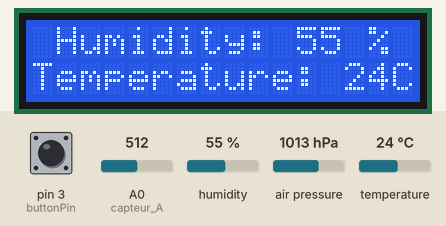
A sketch run on a simulated Arduino Uno, built with avr-gcc and run on an emulated ATmega328P. On the bench: 16×2 character LCD. Inputs (shaded band) come from the test bench; at power-on: air pressure 1013 hPa, humidity 55 %, temperature 24 °C, pin 3 (buttonPin) LOW, A0 (capteur_A) = 512.

Above: at 10.7 s.
10.8 s: air pressure set to 952 hPa
At 15.9 s:
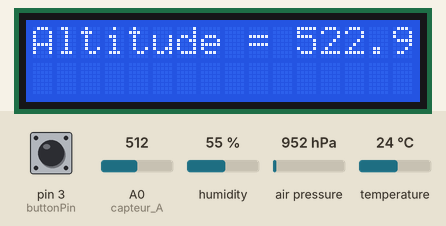
24.8 s: humidity set to 22 %
31.8 s: air pressure set to 975 hPa
At 40.8 s:
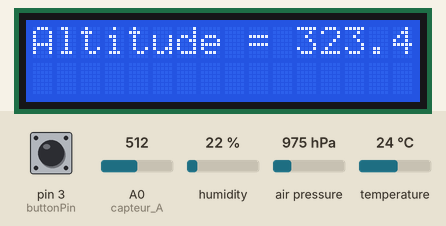
45.8 s: temperature set to 12 °C
56.9 s: air pressure set to 1000 hPa
At 66.9 s:
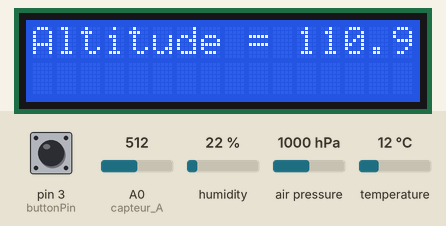
70.9 s: humidity set to 40 %
At 85.78 s:
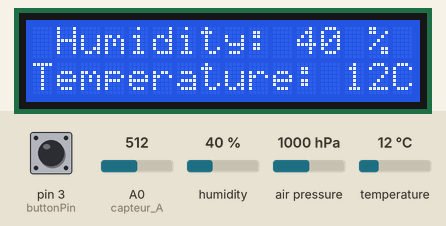
Timing chart, 0 to 85.9 s (numbered marks = the images above; inputs shaded):
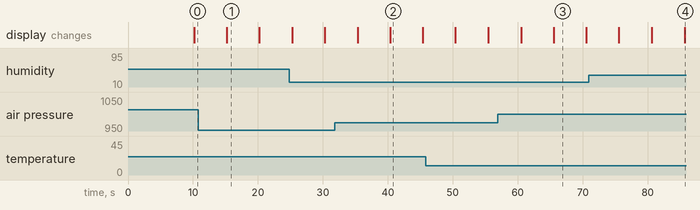

Measured:
- what the display in image 1 shows lasts 5.0 s, from 15.2 s to 20.2 s

The sketch:

tabca_test_1.ino
```cpp
#include <Adafruit_BMP085.h>

#include "DHT.h"

#include <bmp180.h>

#include <Wire.h>

#include <Adafruit_BMP085.h>

#include <LiquidCrystal_I2C.h>

#include <SoftwareSerial.h>

#define DHTPIN 8

#define DHTTYPE DHT11

LiquidCrystal_I2C lcd(0x27, 16, 2);


Adafruit_BMP085 bmp;

int vlera;

const int buttonPin = 3;

int buttonState = LOW;

int val_analogique;

int capteur_A = A0;

//4, 5 blu 6, 7 kafe

DHT dht(DHTPIN, DHTTYPE);

const int sensorMin = 0;
const int sensorMax = 1024;


void setup(){


lcd.init();
lcd.backlight();


pinMode(capteur_A, INPUT);


dht.begin();

pinMode(buttonPin, INPUT);

lcd.print("Thank you for");
lcd.setCursor(0,1);
lcd.print("using TABCA 2.0");
delay(5000);
lcd.clear();
}


void loop(){

  float sensor_volt;
  float RS_air; //  Rs in clean air
  float R0;  // R0 in 1000 ppm LPG
  float sensorValue;

  int h = dht.readHumidity();

  float t = dht.readTemperature();

  float f = dht.readTemperature(true);

  float hif = dht.computeHeatIndex(f, h);

  buttonState = digitalRead(buttonPin);

  for(int x = 0 ; x < 100 ; x++)
  {
    sensorValue = sensorValue + analogRead(A0);
  }
  sensorValue = sensorValue/100.0;


    lcd.clear();
    lcd.print("Thank you for");
    lcd.setCursor(0,1);
    lcd.print("using TABCA 2.0");
    delay(5000);


    lcd.clear();
    lcd.setCursor(0,0);
    lcd.print(" Humidity: ");
    lcd.setCursor (11,0);
    lcd.print(h);
    lcd.setCursor(14,0);
    lcd.print("%");
    lcd.setCursor(0,1);
    lcd.print("Temperature: ");
    lcd.setCursor(13,1);
    lcd.print(t);
    lcd.setCursor(15,1);
    lcd.print("C ");
    delay(5000);

    lcd.clear();
    lcd.setCursor(0,0);
    lcd.print("Altitude = ");
    lcd.print(bmp.readAltitude());
    lcd.println("m");
    delay(5000);


    lcd.clear();
    lcd.setCursor(0,0);
    val_analogique=analogRead(capteur_A);
    lcd.print("% e CO= ");
    lcd.println(val_analogique);
    lcd.println("");
    lcd.clear();
    delay(5000);


      if (h<50){
    lcd.print("Do te ket diell");

  }
  else if (h>=50){
    lcd.print("Do te ket re");

     }
   delay(5000);
    }
```
